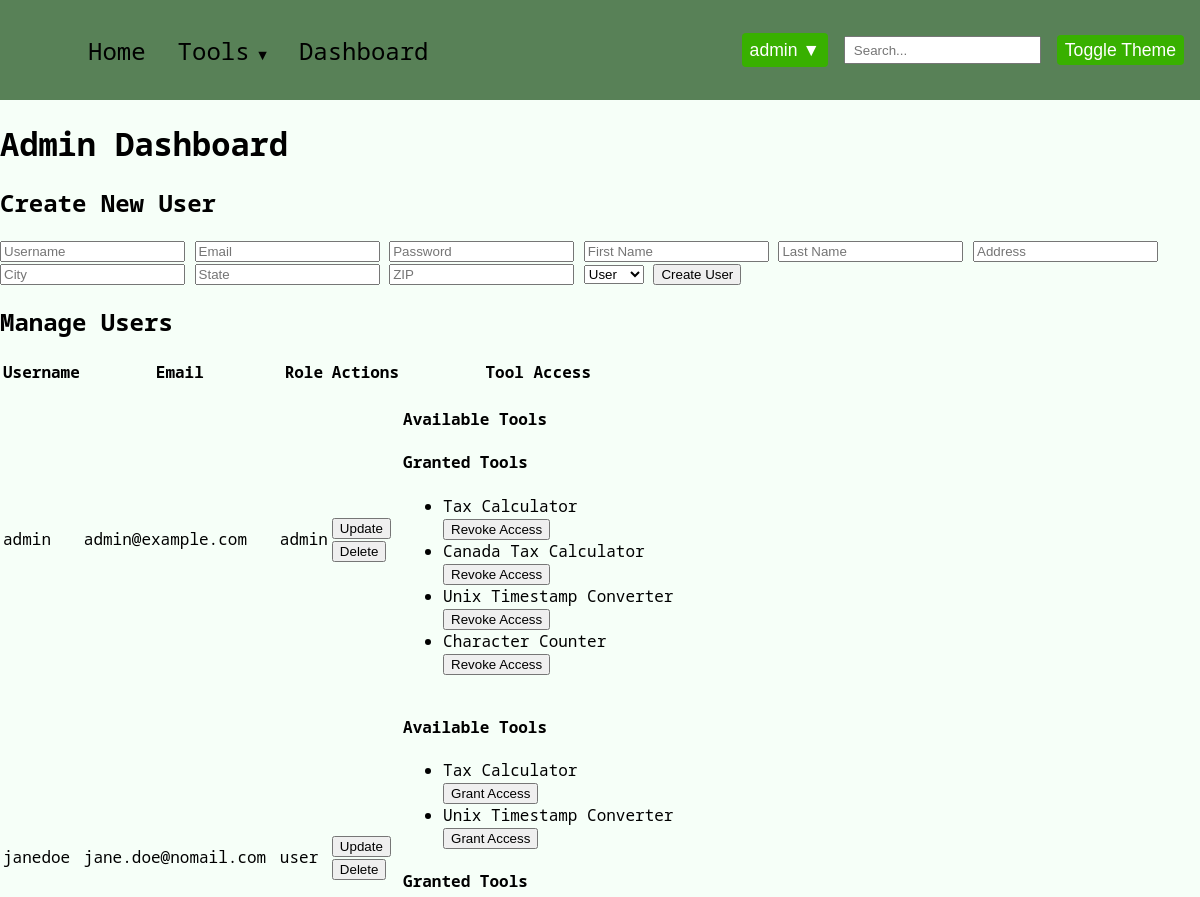
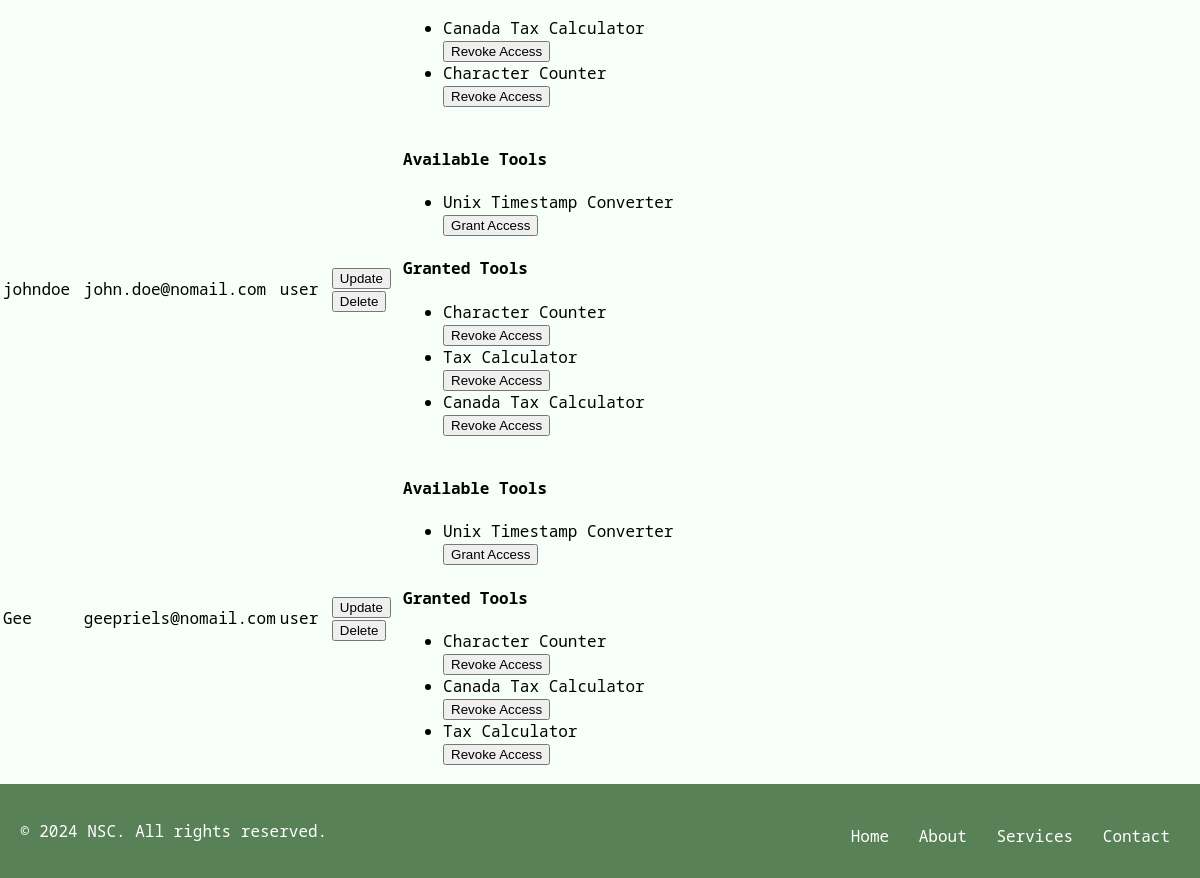
/admin_dashboard (signed in), run on the app's committed database (2 pictures, top to bottom).
### model/model.py (models this page shows, shortened)
class User(db.Model):
    __tablename__ = "users"
    id = db.Column(db.Integer, primary_key=True, autoincrement=True)
    fname = db.Column(db.String(50), nullable=False)
    lname = db.Column(db.String(50), nullable=False)
    address = db.Column(db.String(200), nullable=False)
    city = db.Column(db.String(50), nullable=False)
    state = db.Column(db.String(50), nullable=False)
    zip = db.Column(db.String(10), nullable=False)
    username = db.Column(db.String(50), unique=True, nullable=False)
    email = db.Column(db.String(100), unique=True, nullable=False)
    password = db.Column("password", db.String(128), nullable=False)
    role = db.Column(db.String(20), nullable=False)
    usage_logs = db.relationship(
        "UsageLog", back_populates="user", cascade="all, delete-orphan"
    )
    tool_access = db.relationship(
        "ToolAccess", back_populates="user", cascade="all, delete-orphan"
    )
    __mapper_args__ = {"polymorphic_identity": "user", "polymorphic_on": role}

class ToolAccess(db.Model):
    __tablename__ = "tool_access"
    id = db.Column(db.Integer, primary_key=True, autoincrement=True)
    user_id = db.Column(db.Integer, db.ForeignKey("users.id"), nullable=False)
    tool_name = db.Column(db.String(100), nullable=False)
    user = db.relationship("User", back_populates="tool_access")
    @classmethod
    def get_distinct_tool_names(cls):
        distinct_tools = [row[0] for row in db.session.query(cls.tool_name).distinct().all()]
        print("Distinct tools from database:", distinct_tools)
        return distinct_tools

### main.py (the view)
    @app.route("/admin_dashboard", methods=["GET"])
    def admin_dashboard():
        if "logged_in" in session and session.get("role") in ["admin", "super_admin"]:
            users = User.query.all()
            tools = ToolAccess.get_distinct_tool_names()
            user_tools = {user.id: [access.tool_name for access in user.tool_access] for user in users}
            return render_template("admin_dashboard.html", users=users, tools=tools, user_tools=user_tools)
        return redirect(url_for("login"))

### templates/admin_dashboard.html (shortened to what this page needs)
{% extends "base.html" %}
{% block content %}
<h1 id="admin-dashboard" class="admin-dashboard-title">Admin Dashboard</h1>
<h2>Create New User</h2>
<form action="{{ url_for('create_user') }}" method="post">
    <input type="text" name="username" placeholder="Username" required>
    <input type="email" name="email" placeholder="Email" required>
    <input type="password" name="password" placeholder="Password" required>
    <input type="text" name="fname" placeholder="First Name" required>
    <input type="text" name="lname" placeholder="Last Name" required>
    <input type="text" name="address" placeholder="Address" required>
    <input type="text" name="city" placeholder="City" required>
    <input type="text" name="state" placeholder="State" required>
    <input type="text" name="zip" placeholder="ZIP" required>
    <select name="role">
        <option value="user">User</option>
    </select>
    <button type="submit">Create User</button>
</form>
<h2>Manage Users</h2>
<table>
    <thead>
        <tr>
            <th>Username</th>
            <th>Email</th>
            <th>Role</th>
            <th>Actions</th>
            <th>Tool Access</th>
        </tr>
    </thead>
    <tbody>
        {% for user in users %}
        {% if user.role != 'super_admin' %}
        <tr>
            <td>{{ user.username }}</td>
            <td>{{ user.email }}</td>
            <td>{{ user.role }}</td>
            <td>
                <button onclick="showUpdateForm('{{ user.id }}')">Update</button>
                <form action="{{ url_for('delete_user', user_id=user.id) }}" method="post" onsubmit="return confirm('Are you sure you want to delete this user?');">
                    <button type="submit">Delete</button>
                </form>
            </td>
            <td>
                <h4>Available Tools</h4>
                <ul>
                    {% for tool in tools %}
                    {% if tool not in user_tools[user.id] %}
                    <li>
                        {{ tool }}
                        <form action="{{ url_for('grant_tool_access') }}" method="post">
                            <button type="submit">Grant Access</button>
                        </form>
                    </li>
                    {% endif %}
                    {% endfor %}
                </ul>
                <h4>Granted Tools</h4>
                <ul>
                    {% for tool in user_tools[user.id] %}
                    <li>
                        {{ tool }}
                        <form action="{{ url_for('revoke_tool_access') }}" method="post">
                            <button type="submit">Revoke Access</button>
                        </form>
                    </li>
                    {% endfor %}
                </ul>
            </td>
        </tr>
        {% endif %}
        {% endfor %}
    </tbody>
</table>
{% endblock %}

### templates/base.html (shortened to what this page needs)
<!DOCTYPE html>
<html lang="en">
  <head>
    <link
      rel="stylesheet"
      href="{{ url_for('static', filename='css/base.css') }}"
    />
  </head>
  <body class="light-theme">
    <nav class="navbar">
      <div class="navbar-container">
        <div class="navbar-collapse" id="navbar-collapse">
          <ul class="navbar-nav">
            <li class="nav-item">
              <a href="{{ url_for('index') }}" class="nav-link">Home</a>
            </li>
            {% if 'logged_in' in session %}
            <li class="nav-item dropdown">
              <a href="#" class="nav-link dropdown-toggle">Tools</a>
            </li>
            <li class="nav-item">
              <a href="{{ url_for('user_dashboard') }}" class="nav-link"
                >Dashboard</a
              >
            </li>
            {% endif %}
          </ul>
          <div class="navbar-right">
            {% if 'logged_in' in session %}
            <div class="user-dropdown">
              <button class="dropbtn">
                {{ session.get('username', 'User') }} ▼
              </button>
            </div>
            {% else %}
            <a href="{{ url_for('login') }}" class="btn">Login</a>
            <a href="{{ url_for('register_step1') }}" class="btn">Sign Up</a>
            {% endif %}
            <input type="text" class="search-bar" placeholder="Search..." />
            <button class="base-toggle-btn">Toggle Theme</button>
          </div>
        </div>
      </div>
    </nav>
    <div class="container">
       {% block content %} {% endblock %}
    </div>
    {% block footer %}
    <footer class="site-footer">
      <div class="footer-container">
        <p>&copy; 2024 NSC. All rights reserved.</p>
        <nav class="footer-nav">
          <ul>
            <li><a href="#">Home</a></li>
            <li><a href="#">About</a></li>
            <li><a href="#">Services</a></li>
            <li><a href="#">Contact</a></li>
          </ul>
        </nav>
      </div>
    </footer>
    {% endblock %}
  </body>
</html>

### static/css/base.css (style rules this page uses)
html, body { height: 100%; margin: 0; display: flex; flex-direction: column; }
.container { flex: 1; }
.light-theme { font-family: 'Noto Sans Mono', monospace; background-color: #f6fff8; }
.navbar { background-color: #588157; padding: 0.3rem 1rem; position: relative; }
.navbar-container { display: flex; align-items: center; justify-content: space-between; }
.navbar-collapse { display: flex; align-items: center; width: 100%; }
.navbar-nav { list-style: none; display: flex; align-items: center; flex-grow: 1; font-size: 1.5em; margin-left: 1rem; }
.nav-item { position: relative; }
.nav-link { display: block; padding: 0.3rem 1rem; color: #000; text-decoration: none; }
.dropdown { position: relative; }
.dropdown-toggle::after { content: ' ▼'; font-size: 0.6em; }
.navbar-right { display: flex; align-items: center; font-size: 1.1em; }
.search-bar { padding: 0.3rem 0.5rem; margin-right: 1rem; }
.base-toggle-btn { padding: 0.3rem 0.5rem; cursor: pointer; border: none; background-color: #38b000; color: #fff; border-radius: 0.25rem; font-size: 1em; }
.user-dropdown { position: relative; display: inline-block; }
.dropbtn { background-color: #4caf50; color: white; padding: 10px; font-size: 16px; border: none; cursor: pointer; }
.user-dropdown { margin-right: 1rem; }
.dropbtn { padding: 0.4rem 0.5rem; cursor: pointer; border: none; background-color: #38b000; color: #fff; border-radius: 0.25rem; font-size: 1em; }
.navbar-nav { justify-content: flex-start; }
.navbar-right { justify-content: flex-end; }
.site-footer { background-color: var( --footer-background-color, #588157 ); font-family: 'Noto Sans Mono', monospace; padding: 20px; text-align: center; }
.footer-container { display: flex; flex-direction: column; justify-content: center; align-items: center; color: var(--footer-text-color, white); }
.footer-nav ul { list-style-type: none; padding: 0; margin: 10px 0 0; }
.footer-nav ul li { display: inline; margin: 0 10px; }
.footer-nav ul li a { color: var(--footer-text-color, white); text-decoration: none; transition: color 0.3s ease; }
@media (min-width: 768px) { .footer-container { flex-direction: row; justify-content: space-between; } }

### data on the page
User: username "admin", email "admin@example.com", role "admin"
ToolAccess: tool_name "Tax Calculator"
ToolAccess: tool_name "Canada Tax Calculator"
ToolAccess: tool_name "Unix Timestamp Converter"
ToolAccess: tool_name "Character Counter"
User: username "janedoe", email "jane.doe@nomail.com", role "user", tools "Tax Calculator" "Unix Timestamp Converter"
ToolAccess: tool_name "Canada Tax Calculator"
ToolAccess: tool_name "Character Counter"
User: username "johndoe", email "john.doe@nomail.com", role "user", tools "Unix Timestamp Converter"
ToolAccess: tool_name "Character Counter"
ToolAccess: tool_name "Tax Calculator"
ToolAccess: tool_name "Canada Tax Calculator"
User: username "Gee", email "geepriels@nomail.com", role "user", tools "Unix Timestamp Converter"
ToolAccess: tool_name "Character Counter"
ToolAccess: tool_name "Canada Tax Calculator"
ToolAccess: tool_name "Tax Calculator"

### other printed values
{{ session.get('username', 'User') }} "admin"
